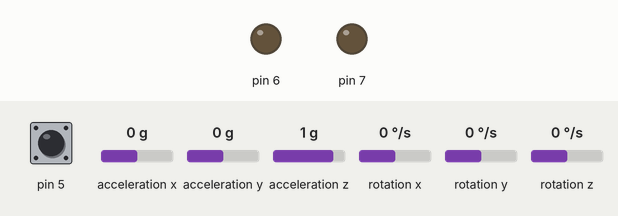
Recording of a sketch running on a simulated Arduino Uno, built with avr-gcc and run on an emulated ATmega328P. On the bench: output pins drawn as LEDs (lit = HIGH). Wiring (inferred from the names in the program): MPU-6050 motion sensor at I2C address 0x68. The inputs (shaded band) are chosen by the test bench; at power-on: acceleration y 0 g, pin 5 HIGH, acceleration x 0 g, acceleration z 1 g, rotation x 0 °/s, rotation y 0 °/s, rotation z 0 °/s. The modem accepts every AT command (registered, SIM ready, sends succeed) and sends nothing else; what the sketch prints to the serial monitor is not drawn.

Above: at 4.2 s.
4.3 s: acceleration y set to -0.8 g
12.4 s: acceleration y set to -1.1 g
At 20.1 s:
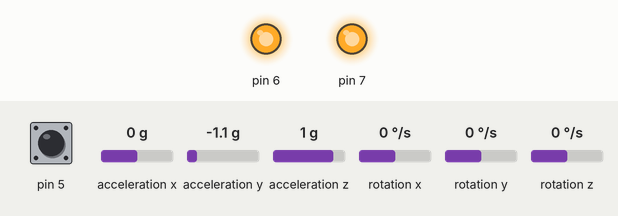
Timing chart, 0 to 21.6 s (numbered marks = the images above; inputs shaded):
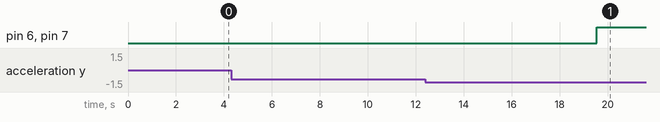

The sketch:

BKMAKER_FINAL.ino
```cpp
#include <SoftwareSerial.h>
#include <Wire.h> //Thư viện giao tiếp I2C
SoftwareSerial sim808(11, 10); //Arduino(RX), Arduino(TX)

const int MPU_addr = 0x68; //Địa chỉ I2C của MPU6050
int16_t AcX, AcY, AcZ, Tmp, GyX, GyY, GyZ; //Các biến lấy giá trị
int state;
int accident;
#define DEBUG true
unsigned long time1 = 0;

String  latitude, longitude;

void getGPSLocation()
{
  sendData("AT+CGNSPWR=1", 1000, DEBUG); //Turn on GPS(GNSS - Global Navigation Satellite System)
  delay(50);
  sendData("AT+CGNSSEQ=RMC", 1000, DEBUG);

  delay(150);

  //--------------------- send SMS containing google map location---------
  sendTabData("AT+CGNSINF", 1000, DEBUG); //Get GPS info(location)
  Serial.println("GPS Initializing…");
}

void sendTabData(String command , const int timeout , boolean debug) {

  sim808.println(command);
  long int time = millis();
  int i = 0;

  while ((time + timeout) > millis()) {
    while (sim808.available()) {
      String c = sim808.readString();
      Serial.print(c);
      //      int x = c.indexOf(',');
      //      Serial.print(x);
      String x = c.substring(44, 68);
      Serial.println(x);
      String a = x.substring(x.indexOf(',') + 1, x.lastIndexOf(','));
      Serial.println(a);
      latitude = a.substring(0, a.indexOf(','));
      Serial.println("latitude: " + latitude);
      longitude = a.substring(a.indexOf(',') + 1, a.length());
      Serial.println("longitude: " + longitude);

      //      latitude = la.toFloat();
      //      longitude = lo.toFloat();

    }
  }
}

String sendData (String command , const int timeout , boolean debug) {
  String response = "";
  sim808.println(command);
  long int time = millis();
  int i = 0;

  while ( (time + timeout ) > millis()) {
    while (sim808.available()) {
      char c = sim808.read();
      response += c;
    }
  }
  if (debug) {
    Serial.print(response);
  }
  return response;
}


void ShowSerialData()
{
  while (sim808.available() != 0)
    Serial.write(sim808.read());
  delay(5000);

}

void sendThingspeak() {
  sim808.println("AT");
  delay(1000);

  sim808.println("AT+CPIN?");
  delay(1000);

  sim808.println("AT+CREG?");
  delay(1000);

  sim808.println("AT+CGATT?");
  delay(1000);

  sim808.println("AT+CIPSHUT");
  delay(1000);

  sim808.println("AT+CIPSTATUS");
  delay(2000);

  sim808.println("AT+CIPMUX=0");
  delay(2000);

  ShowSerialData();

  sim808.println("AT+CSTT=\"airtelgprs.com\"");//start task and setting the APN,
  delay(1000);

  ShowSerialData();

  sim808.println("AT+CIICR");//bring up wireless connection
  delay(3000);

  ShowSerialData();

  sim808.println("AT+CIFSR");//get local IP adress
  delay(2000);

  ShowSerialData();

  sim808.println("AT+CIPSPRT=0");
  delay(3000);

  ShowSerialData();

  sim808.println("AT+CIPSTART=\"TCP\",\"api.thingspeak.com\",\"80\"");//start up the connection
  delay(6000);

  ShowSerialData();

  sim808.println("AT+CIPSEND");//begin send data to remote server
  delay(4000);
  ShowSerialData();

  String str = "GET https://api.thingspeak.com/update?api_key=N48O1H3YEMZU1NTU&field1=" + latitude + "&field2=" + longitude;
  Serial.println(str);
  sim808.println(str);//begin send data to remote server

  delay(4000);
  ShowSerialData();

  sim808.println((char)26);//sending
  delay(5000);//waitting for reply, important! the time is base on the condition of internet
  sim808.println();

  ShowSerialData();

  sim808.println("AT+CIPSHUT");//close the connection
  delay(100);
  ShowSerialData();
}


void setup() {
  pinMode(5, INPUT_PULLUP);
  pinMode(7, OUTPUT);
  pinMode(6, OUTPUT);
  Wire.begin();
  Wire.beginTransmission(MPU_addr); //Gửi tín hiệu đến địa chỉ MPU
  Wire.write(0x6B);
  Wire.write(0);     //Đưa về 0 để bật MPU
  Wire.endTransmission(true);
  sim808.begin(9600);
  Serial.begin(9600);
  Serial.println("Arduino MQTT Tutorial, Valetron Systems @www.raviyp.com ");
  delay(3000);
}

void readMPU() {
  Wire.beginTransmission(MPU_addr); //Gửi tín hiệu đến địa chỉ MPU
  Wire.write(0x3B);                 //Gửi giá trị lên MPU
  Wire.endTransmission(false);
  Wire.requestFrom(MPU_addr, 14, true); //Đề nghị thanh ghi của MPU

  //Đọc dữ liệu
  AcX = Wire.read() << 8 | Wire.read(); //Gia tốc trục x
  AcY = Wire.read() << 8 | Wire.read(); //Gia tốc trục y
  AcZ = Wire.read() << 8 | Wire.read(); //Gia tốc trục z
  Tmp = Wire.read() << 8 | Wire.read(); //Nhiệt độ
  GyX = Wire.read() << 8 | Wire.read(); //Góc nghiên trục x
  GyY = Wire.read() << 8 | Wire.read(); //Góc nghiên trục y
  GyZ = Wire.read() << 8 | Wire.read(); //Góc nghiên trục z

  //Xuất ra Serial
  Serial.print("AcX = "); Serial.print(AcX);
  Serial.print(" | AcY = "); Serial.print(AcY);
  Serial.print(" | AcZ = "); Serial.println(AcZ);

}


void loop() {
  //  unsigned long k= millis();
  readMPU();
  if (AcY > 15000 || AcY < -15000) {
    accident = 1;
    digitalWrite(7, 1);
    digitalWrite(6, 1);
    getGPSLocation();
    delay(5000);
    sendThingspeak();
  }
  else {
    accident = 0;
    digitalWrite(7, 0);
    digitalWrite(6, 0);
  }
  state = digitalRead(5);
  Serial.println("Switch: " + (String)state);

  while (state) {
    getGPSLocation();
    delay(5000);
    float last_latitude = latitude.toFloat();
    float last_longitude = longitude.toFloat();
    float x1 = latitude.toFloat() - last_latitude;
    float x2 = longitude.toFloat() - last_longitude;
    Serial.print("x1 = ");
    Serial.println(x1, 7);
    Serial.print("x2 = ");
    Serial.println(x2, 7);
    float r = sqrt((x1 * x1) + (x2 * x2));
    Serial.print("r = ");
    Serial.println(r, 7);
    if (r > 0.03 ) {
      sendThingspeak();
    }
    break;
  }

  if (millis - time1 > 300000)
  {
    getGPSLocation();
    delay(5000);
    sendThingspeak();
    //k=millis()-k;
    //Serial.println(k);
    time1 = millis();
  }
}
```

Measured:
- the behaviour switches between -0.9 and -1 g on acceleration y (found by bisection; images 0 and 1)
- after the input at 4.3 s, every drawn part: stays the same
- after the input at 12.4 s, pin 6, pin 7: LOW → HIGH after 7.1 s
